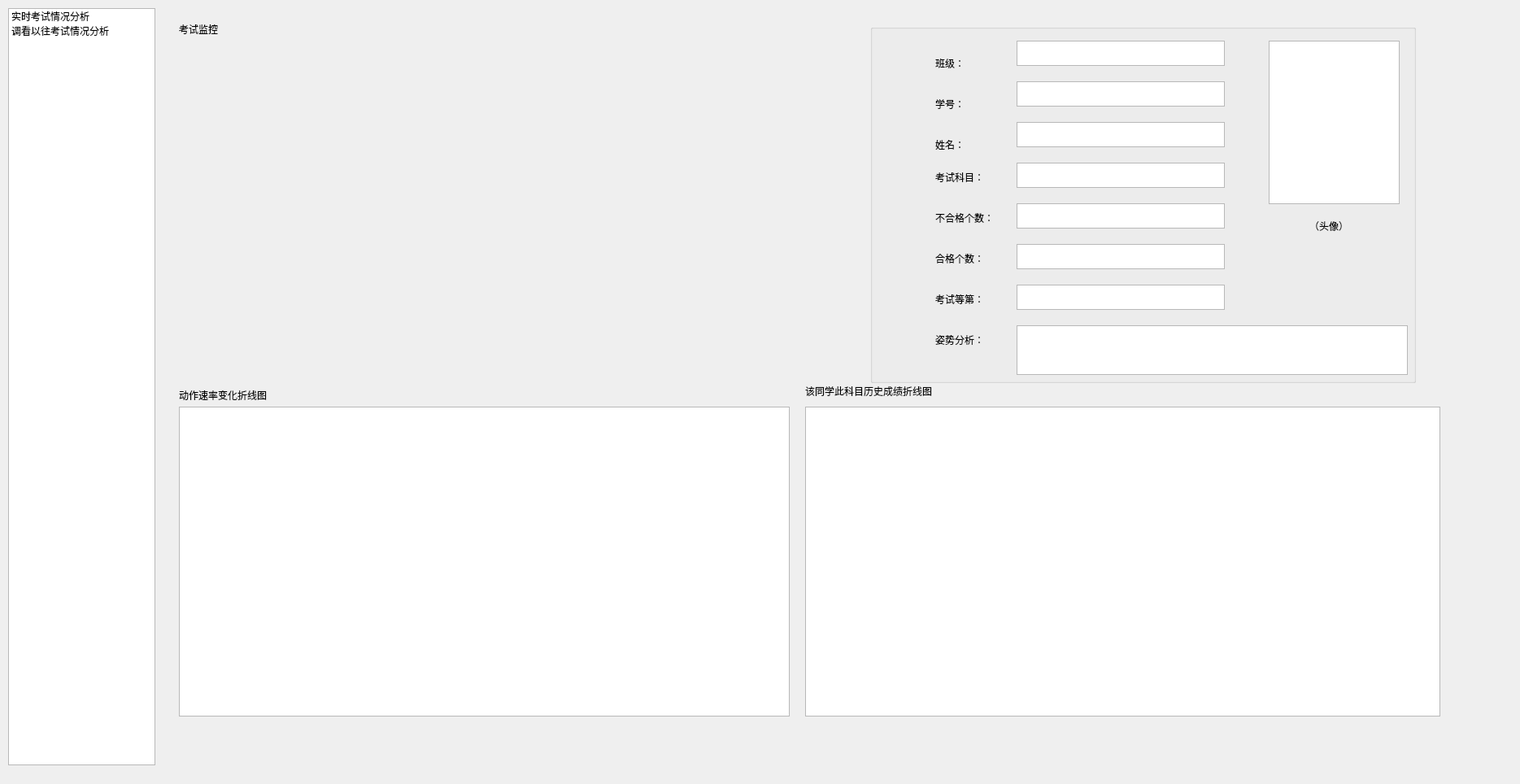
<?xml version="1.0" encoding="UTF-8"?>
<ui version="4.0">
 <class>Video</class>
 <widget class="QWidget" name="Video">
  <property name="geometry">
   <rect>
    <x>0</x>
    <y>0</y>
    <width>1869</width>
    <height>964</height>
   </rect>
  </property>
  <property name="windowTitle">
   <string>Form</string>
  </property>
  <widget class="QListWidget" name="listWidget">
   <property name="geometry">
    <rect>
     <x>10</x>
     <y>10</y>
     <width>181</width>
     <height>931</height>
    </rect>
   </property>
   <item>
    <property name="text">
     <string>实时考试情况分析</string>
    </property>
   </item>
   <item>
    <property name="text">
     <string>调看以往考试情况分析</string>
    </property>
   </item>
  </widget>
  <widget class="QStackedWidget" name="stackedWidget">
   <property name="geometry">
    <rect>
     <x>180</x>
     <y>20</y>
     <width>1631</width>
     <height>1181</height>
    </rect>
   </property>
   <property name="currentIndex">
    <number>0</number>
   </property>
   <widget class="QWidget" name="page">
    <widget class="QGraphicsView" name="graphicsView">
     <property name="geometry">
      <rect>
       <x>40</x>
       <y>480</y>
       <width>751</width>
       <height>381</height>
      </rect>
     </property>
    </widget>
    <widget class="QLabel" name="label_3">
     <property name="geometry">
      <rect>
       <x>40</x>
       <y>450</y>
       <width>631</width>
       <height>31</height>
      </rect>
     </property>
     <property name="text">
      <string>动作速率变化折线图</string>
     </property>
    </widget>
    <widget class="QLabel" name="label_4">
     <property name="geometry">
      <rect>
       <x>810</x>
       <y>450</y>
       <width>321</width>
       <height>21</height>
      </rect>
     </property>
     <property name="text">
      <string>该同学此科目历史成绩折线图</string>
     </property>
    </widget>
    <widget class="QWidget" name="verticalLayoutWidget">
     <property name="geometry">
      <rect>
       <x>40</x>
       <y>30</y>
       <width>791</width>
       <height>411</height>
      </rect>
     </property>
     <layout class="QVBoxLayout" name="verticalLayout"/>
    </widget>
    <widget class="QLabel" name="label_5">
     <property name="geometry">
      <rect>
       <x>40</x>
       <y>0</y>
       <width>391</width>
       <height>31</height>
      </rect>
     </property>
     <property name="text">
      <string>考试监控</string>
     </property>
    </widget>
    <widget class="QGraphicsView" name="graphicsView_3">
     <property name="geometry">
      <rect>
       <x>810</x>
       <y>480</y>
       <width>781</width>
       <height>381</height>
      </rect>
     </property>
    </widget>
    <widget class="QGroupBox" name="groupBox">
     <property name="geometry">
      <rect>
       <x>890</x>
       <y>10</y>
       <width>671</width>
       <height>441</height>
      </rect>
     </property>
     <property name="title">
      <string/>
     </property>
     <widget class="QLabel" name="label_6">
      <property name="geometry">
       <rect>
        <x>80</x>
        <y>40</y>
        <width>72</width>
        <height>15</height>
       </rect>
      </property>
      <property name="text">
       <string>班级：</string>
      </property>
     </widget>
     <widget class="QLabel" name="label_7">
      <property name="geometry">
       <rect>
        <x>80</x>
        <y>90</y>
        <width>72</width>
        <height>15</height>
       </rect>
      </property>
      <property name="text">
       <string>学号：</string>
      </property>
     </widget>
     <widget class="QLabel" name="label_8">
      <property name="geometry">
       <rect>
        <x>80</x>
        <y>140</y>
        <width>72</width>
        <height>15</height>
       </rect>
      </property>
      <property name="text">
       <string>姓名：</string>
      </property>
     </widget>
     <widget class="QLabel" name="label_11">
      <property name="geometry">
       <rect>
        <x>80</x>
        <y>180</y>
        <width>72</width>
        <height>15</height>
       </rect>
      </property>
      <property name="text">
       <string>考试科目：</string>
      </property>
     </widget>
     <widget class="QLabel" name="label_10">
      <property name="geometry">
       <rect>
        <x>80</x>
        <y>230</y>
        <width>101</width>
        <height>16</height>
       </rect>
      </property>
      <property name="text">
       <string>不合格个数：</string>
      </property>
     </widget>
     <widget class="QLabel" name="label_9">
      <property name="geometry">
       <rect>
        <x>80</x>
        <y>280</y>
        <width>72</width>
        <height>15</height>
       </rect>
      </property>
      <property name="text">
       <string>合格个数：</string>
      </property>
     </widget>
     <widget class="QLabel" name="label_12">
      <property name="geometry">
       <rect>
        <x>80</x>
        <y>330</y>
        <width>72</width>
        <height>15</height>
       </rect>
      </property>
      <property name="text">
       <string>考试等第：</string>
      </property>
     </widget>
     <widget class="QLabel" name="label_14">
      <property name="geometry">
       <rect>
        <x>80</x>
        <y>380</y>
        <width>72</width>
        <height>15</height>
       </rect>
      </property>
      <property name="text">
       <string>姿势分析：</string>
      </property>
     </widget>
     <widget class="QTextBrowser" name="textBrowser_2">
      <property name="geometry">
       <rect>
        <x>180</x>
        <y>20</y>
        <width>256</width>
        <height>31</height>
       </rect>
      </property>
     </widget>
     <widget class="QTextBrowser" name="textBrowser_3">
      <property name="geometry">
       <rect>
        <x>180</x>
        <y>70</y>
        <width>256</width>
        <height>31</height>
       </rect>
      </property>
     </widget>
     <widget class="QTextBrowser" name="textBrowser_4">
      <property name="geometry">
       <rect>
        <x>180</x>
        <y>120</y>
        <width>256</width>
        <height>31</height>
       </rect>
      </property>
     </widget>
     <widget class="QTextBrowser" name="textBrowser_5">
      <property name="geometry">
       <rect>
        <x>180</x>
        <y>170</y>
        <width>256</width>
        <height>31</height>
       </rect>
      </property>
     </widget>
     <widget class="QTextBrowser" name="textBrowser_6">
      <property name="geometry">
       <rect>
        <x>180</x>
        <y>220</y>
        <width>256</width>
        <height>31</height>
       </rect>
      </property>
     </widget>
     <widget class="QTextBrowser" name="textBrowser_7">
      <property name="geometry">
       <rect>
        <x>180</x>
        <y>270</y>
        <width>256</width>
        <height>31</height>
       </rect>
      </property>
     </widget>
     <widget class="QTextBrowser" name="textBrowser_8">
      <property name="geometry">
       <rect>
        <x>180</x>
        <y>320</y>
        <width>256</width>
        <height>31</height>
       </rect>
      </property>
     </widget>
     <widget class="QTextBrowser" name="textBrowser_9">
      <property name="geometry">
       <rect>
        <x>180</x>
        <y>370</y>
        <width>481</width>
        <height>61</height>
       </rect>
      </property>
     </widget>
     <widget class="QGraphicsView" name="graphicsView_2">
      <property name="geometry">
       <rect>
        <x>490</x>
        <y>20</y>
        <width>161</width>
        <height>201</height>
       </rect>
      </property>
     </widget>
     <widget class="QLabel" name="label_13">
      <property name="geometry">
       <rect>
        <x>540</x>
        <y>240</y>
        <width>72</width>
        <height>15</height>
       </rect>
      </property>
      <property name="text">
       <string>（头像）</string>
      </property>
     </widget>
    </widget>
    <zorder>groupBox</zorder>
    <zorder>graphicsView</zorder>
    <zorder>label_3</zorder>
    <zorder>label_4</zorder>
    <zorder>verticalLayoutWidget</zorder>
    <zorder>label_5</zorder>
    <zorder>graphicsView_3</zorder>
   </widget>
   <widget class="QWidget" name="page_2">
    <widget class="QGroupBox" name="groupBox_2">
     <property name="geometry">
      <rect>
       <x>20</x>
       <y>210</y>
       <width>591</width>
       <height>301</height>
      </rect>
     </property>
     <property name="title">
      <string>个人信息</string>
     </property>
     <widget class="QLabel" name="label_22">
      <property name="geometry">
       <rect>
        <x>10</x>
        <y>170</y>
        <width>72</width>
        <height>15</height>
       </rect>
      </property>
      <property name="text">
       <string>姿势分析：</string>
      </property>
     </widget>
     <widget class="QGraphicsView" name="graphicsView_4">
      <property name="geometry">
       <rect>
        <x>400</x>
        <y>20</y>
        <width>161</width>
        <height>201</height>
       </rect>
      </property>
     </widget>
     <widget class="QLabel" name="label_23">
      <property name="geometry">
       <rect>
        <x>440</x>
        <y>230</y>
        <width>72</width>
        <height>15</height>
       </rect>
      </property>
      <property name="text">
       <string>（头像）</string>
      </property>
     </widget>
     <widget class="QTextEdit" name="textEdit">
      <property name="geometry">
       <rect>
        <x>30</x>
        <y>190</y>
        <width>351</width>
        <height>81</height>
       </rect>
      </property>
     </widget>
     <widget class="QWidget" name="verticalLayoutWidget_3">
      <property name="geometry">
       <rect>
        <x>10</x>
        <y>20</y>
        <width>141</width>
        <height>131</height>
       </rect>
      </property>
      <layout class="QVBoxLayout" name="verticalLayout_3">
       <item>
        <widget class="QLabel" name="label_16">
         <property name="text">
          <string>学号：</string>
         </property>
        </widget>
       </item>
       <item>
        <widget class="QLabel" name="label_17">
         <property name="text">
          <string>姓名：</string>
         </property>
        </widget>
       </item>
       <item>
        <widget class="QLabel" name="label_19">
         <property name="text">
          <string>不合格个数：</string>
         </property>
        </widget>
       </item>
       <item>
        <widget class="QLabel" name="label_20">
         <property name="text">
          <string>合格个数：</string>
         </property>
        </widget>
       </item>
       <item>
        <widget class="QLabel" name="label_21">
         <property name="text">
          <string>考试等第：</string>
         </property>
        </widget>
       </item>
      </layout>
     </widget>
     <widget class="QWidget" name="verticalLayoutWidget_4">
      <property name="geometry">
       <rect>
        <x>160</x>
        <y>20</y>
        <width>160</width>
        <height>128</height>
       </rect>
      </property>
      <layout class="QVBoxLayout" name="verticalLayout_4">
       <item>
        <widget class="QLineEdit" name="lineEdit_5"/>
       </item>
       <item>
        <widget class="QComboBox" name="comboBox">
         <property name="currentIndex">
          <number>-1</number>
         </property>
        </widget>
       </item>
       <item>
        <widget class="QLineEdit" name="lineEdit_6"/>
       </item>
       <item>
        <widget class="QLineEdit" name="lineEdit_7"/>
       </item>
       <item>
        <widget class="QLineEdit" name="lineEdit_8"/>
       </item>
      </layout>
     </widget>
    </widget>
    <widget class="QWidget" name="verticalLayoutWidget_2">
     <property name="geometry">
      <rect>
       <x>640</x>
       <y>30</y>
       <width>811</width>
       <height>461</height>
      </rect>
     </property>
     <layout class="QVBoxLayout" name="verticalLayout_2"/>
    </widget>
    <widget class="QLabel" name="label_18">
     <property name="geometry">
      <rect>
       <x>20</x>
       <y>520</y>
       <width>491</width>
       <height>16</height>
      </rect>
     </property>
     <property name="text">
      <string>该同学此次考试该科目速率变化折线图</string>
     </property>
    </widget>
    <widget class="QLabel" name="label_28">
     <property name="geometry">
      <rect>
       <x>900</x>
       <y>510</y>
       <width>521</width>
       <height>21</height>
      </rect>
     </property>
     <property name="text">
      <string>此班级该项目历史成绩折线图</string>
     </property>
    </widget>
    <widget class="QLabel" name="label_29">
     <property name="geometry">
      <rect>
       <x>20</x>
       <y>0</y>
       <width>72</width>
       <height>15</height>
      </rect>
     </property>
     <property name="text">
      <string>考试标题：</string>
     </property>
    </widget>
    <widget class="QComboBox" name="comboBox_4">
     <property name="geometry">
      <rect>
       <x>150</x>
       <y>0</y>
       <width>281</width>
       <height>22</height>
      </rect>
     </property>
     <item>
      <property name="text">
       <string/>
      </property>
     </item>
     <item>
      <property name="text">
       <string>第一次仰卧起坐考试</string>
      </property>
     </item>
     <item>
      <property name="text">
       <string>第一次俯卧撑考试</string>
      </property>
     </item>
     <item>
      <property name="text">
       <string>第一次引体向上考试</string>
      </property>
     </item>
     <item>
      <property name="text">
       <string>第二次仰卧起坐考试</string>
      </property>
     </item>
     <item>
      <property name="text">
       <string>第二次俯卧撑考试</string>
      </property>
     </item>
     <item>
      <property name="text">
       <string>第二次引体向上考试</string>
      </property>
     </item>
    </widget>
    <widget class="QLabel" name="label_30">
     <property name="geometry">
      <rect>
       <x>640</x>
       <y>10</y>
       <width>72</width>
       <height>15</height>
      </rect>
     </property>
     <property name="text">
      <string>考试监控</string>
     </property>
    </widget>
    <widget class="QGroupBox" name="groupBox_3">
     <property name="geometry">
      <rect>
       <x>20</x>
       <y>30</y>
       <width>581</width>
       <height>161</height>
      </rect>
     </property>
     <property name="title">
      <string>班级信息</string>
     </property>
     <widget class="QLabel" name="label">
      <property name="geometry">
       <rect>
        <x>10</x>
        <y>30</y>
        <width>72</width>
        <height>15</height>
       </rect>
      </property>
      <property name="text">
       <string>班级：</string>
      </property>
     </widget>
     <widget class="QLabel" name="label_2">
      <property name="geometry">
       <rect>
        <x>190</x>
        <y>30</y>
        <width>72</width>
        <height>15</height>
       </rect>
      </property>
      <property name="text">
       <string>总人数：</string>
      </property>
     </widget>
     <widget class="QLabel" name="label_24">
      <property name="geometry">
       <rect>
        <x>10</x>
        <y>80</y>
        <width>72</width>
        <height>15</height>
       </rect>
      </property>
      <property name="text">
       <string>缺考同学：</string>
      </property>
     </widget>
     <widget class="QLabel" name="label_25">
      <property name="geometry">
       <rect>
        <x>10</x>
        <y>120</y>
        <width>72</width>
        <height>15</height>
       </rect>
      </property>
      <property name="text">
       <string/>
      </property>
     </widget>
     <widget class="QLabel" name="label_26">
      <property name="geometry">
       <rect>
        <x>10</x>
        <y>130</y>
        <width>72</width>
        <height>15</height>
       </rect>
      </property>
      <property name="text">
       <string>得优率：</string>
      </property>
     </widget>
     <widget class="QLabel" name="label_27">
      <property name="geometry">
       <rect>
        <x>240</x>
        <y>130</y>
        <width>72</width>
        <height>15</height>
       </rect>
      </property>
      <property name="text">
       <string>及格率：</string>
      </property>
     </widget>
     <widget class="QComboBox" name="comboBox_2">
      <property name="geometry">
       <rect>
        <x>60</x>
        <y>30</y>
        <width>87</width>
        <height>22</height>
       </rect>
      </property>
      <property name="currentIndex">
       <number>0</number>
      </property>
      <item>
       <property name="text">
        <string/>
       </property>
      </item>
      <item>
       <property name="text">
        <string>1</string>
       </property>
      </item>
      <item>
       <property name="text">
        <string>2</string>
       </property>
      </item>
     </widget>
     <widget class="QLineEdit" name="lineEdit">
      <property name="geometry">
       <rect>
        <x>250</x>
        <y>30</y>
        <width>113</width>
        <height>20</height>
       </rect>
      </property>
     </widget>
     <widget class="QLineEdit" name="lineEdit_2">
      <property name="geometry">
       <rect>
        <x>80</x>
        <y>80</y>
        <width>113</width>
        <height>20</height>
       </rect>
      </property>
      <property name="text">
       <string>（无）</string>
      </property>
     </widget>
     <widget class="QLineEdit" name="lineEdit_3">
      <property name="geometry">
       <rect>
        <x>80</x>
        <y>130</y>
        <width>113</width>
        <height>20</height>
       </rect>
      </property>
     </widget>
     <widget class="QLineEdit" name="lineEdit_4">
      <property name="geometry">
       <rect>
        <x>310</x>
        <y>130</y>
        <width>113</width>
        <height>20</height>
       </rect>
      </property>
     </widget>
    </widget>
    <widget class="QGraphicsView" name="graphicsView_5">
     <property name="geometry">
      <rect>
       <x>20</x>
       <y>530</y>
       <width>741</width>
       <height>331</height>
      </rect>
     </property>
    </widget>
    <widget class="QGraphicsView" name="graphicsView_6">
     <property name="geometry">
      <rect>
       <x>790</x>
       <y>530</y>
       <width>831</width>
       <height>331</height>
      </rect>
     </property>
    </widget>
   </widget>
  </widget>
  <zorder>stackedWidget</zorder>
  <zorder>listWidget</zorder>
 </widget>
 <resources/>
 <connections/>
</ui>
